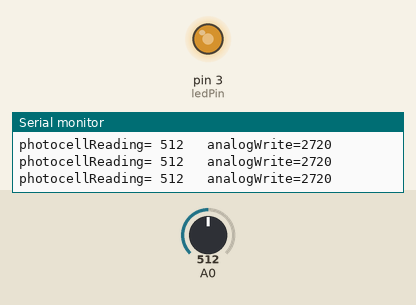
A sketch run on a simulated Arduino Uno, built with avr-gcc and run on an emulated ATmega328P. Parts: output pins drawn as LEDs (lit = HIGH), the last lines printed to the serial monitor. The inputs (shaded band) are chosen by the test bench; at power-on: A0 = 512.

Above: at 1.2 s.
1.3 s: A0 set to 716
At 2.5 s:
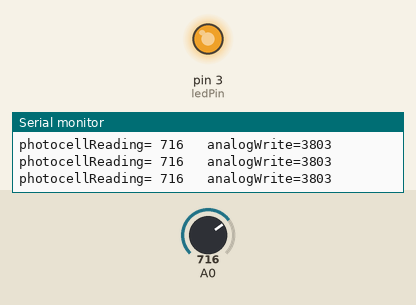
2.8 s: A0 set to 1023
At 4.0 s:
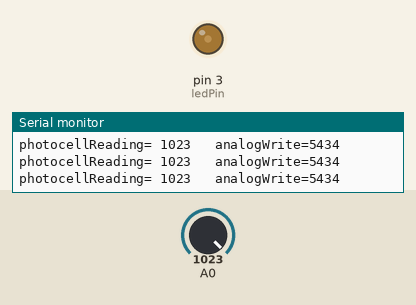
4.3 s: A0 set to 1007
At 5.7 s:
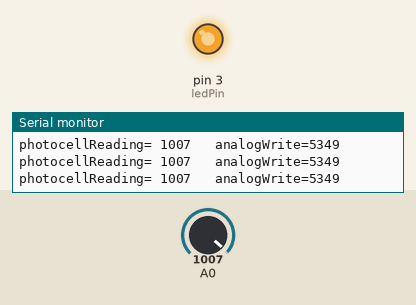
7.3 s: A0 set to 992
At 7.8 s:
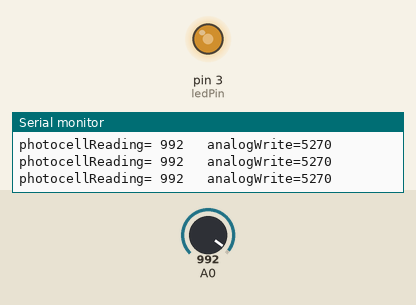
10.3 s: A0 set to 306
At 11.0 s:
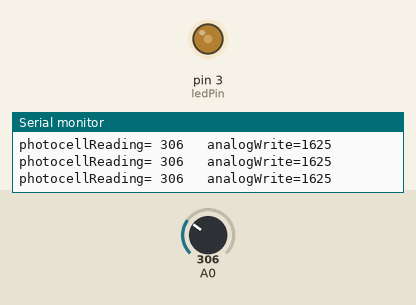
11.8 s: A0 set to 0
At 12.5 s:
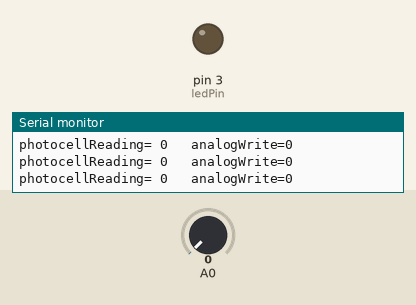
Timing chart, 0 to 14.3 s (numbered marks = the images above; inputs shaded):
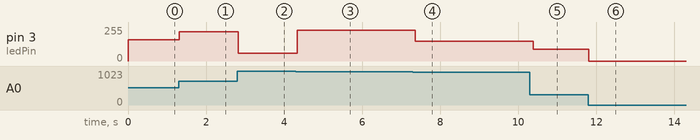

Measured:
- the behaviour switches between 1000 and 999 on A0 (found by bisection; images 3 and 4)
- after the input at 1.3 s, pin 3 (ledPin): 160/255 → 219/255 at once
- after the input at 2.8 s, pin 3 (ledPin): 219/255 → 58/255 at once
- after the input at 4.3 s, pin 3 (ledPin): 58/255 → 229/255 at once
- after the input at 7.3 s, pin 3 (ledPin): 229/255 → 150/255 after 0.06 s
- after the input at 10.3 s, pin 3 (ledPin): 150/255 → 89/255 after 0.09 s
- after the input at 11.8 s, pin 3 (ledPin): 89/255 → 0/255 at once

The sketch:

E1A_-_Photocell-VariableLEDOUT.ino
```cpp
/*
  Photocell - Variable LED output

  Varies the intensity of light a LED emits based on the amount of light that hits the photocell.

  Created October 2018
  By José Lara
  for UW HCDE 539 - Physical Computing & Prototyping

  Code based on the Adafruit page for the Cds photocell - and Instructables https://www.instructables.com/id/Light-Sensor-Photoresistor-Arduino-Tinkercad/
*/

// constants won't change. They're used here to set pin numbers:
const int photocellPin = 0;
const int ledPin = 3;
int photocellReading;

// the setup function runs once when you press reset or power the board
void setup() {
  // initialize digital pin LED_BUILTIN as an output.

  pinMode(ledPin, OUTPUT);
  pinMode(A0, INPUT);
  Serial.begin(9600);
}

// the loop function runs over and over again forever
void loop() {

  //read the value of the light
  photocellReading = analogRead(A0);

  //update the Led
  analogWrite(ledPin, map(photocellReading, 0, 48, 0, 255));

  //console write
  Serial.print("photocellReading= ");
  Serial.print(photocellReading);
  Serial.print("   analogWrite=");
  Serial.println(map(photocellReading, 0, 48, 0, 255));

  // wait for a bit
  delay (100);
}
```
